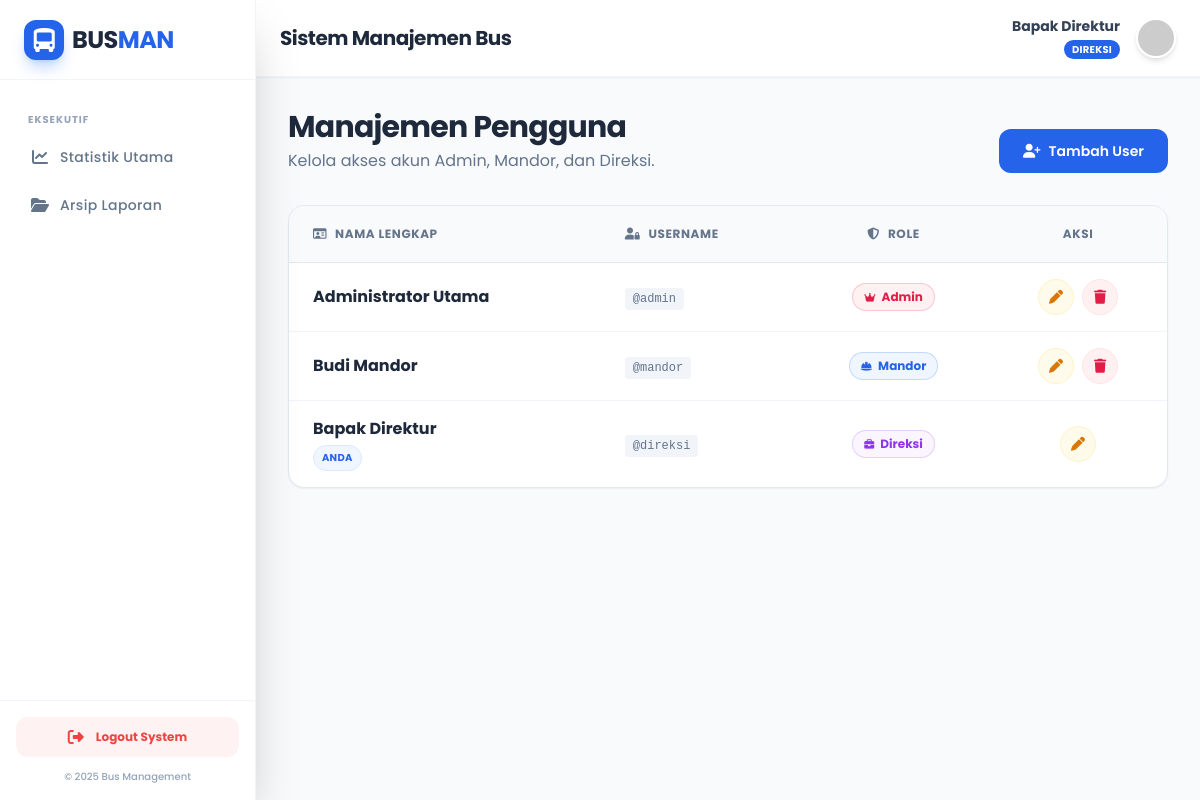
/admin/users.php (signed in), run on the app's committed database.
### tables this page shows
CREATE TABLE `users` (
  `id` int(11) NOT NULL,
  `nama_lengkap` varchar(100) NOT NULL,
  `username` varchar(50) NOT NULL,
  `password` varchar(255) NOT NULL,
  `role` enum('admin','mandor','direksi') NOT NULL,
  `created_at` timestamp NOT NULL DEFAULT current_timestamp()
);

### admin/users.php (the view, shortened to what this page needs)
<?php
include '../layouts/header.php';
include '../layouts/sidebar.php';
include '../layouts/topbar.php';
?>
<div class="flex flex-col md:flex-row justify-between items-end mb-8 gap-4">
    <div>
        <h3 class="text-3xl font-bold text-slate-800 tracking-tight">Manajemen Pengguna</h3>
        <p class="text-slate-500 mt-1">Kelola akses akun Admin, Mandor, dan Direksi.</p>
    </div>
    <button onclick="toggleModal('modalTambah')" class="group relative inline-flex items-center justify-center px-6 py-3 text-sm font-semibold text-white transition-all duration-200 bg-blue-600 rounded-xl hover:bg-blue-700 hover:shadow-lg hover:-translate-y-0.5 focus:outline-none focus:ring-2 focus:ring-offset-2 focus:ring-blue-600">
        <i class="fa-solid fa-user-plus mr-2 transition-transform group-hover:scale-110"></i>
        Tambah User
    </button>
</div>
<div class="bg-white border border-slate-200 rounded-2xl shadow-sm overflow-hidden">
    <div class="overflow-x-auto">
        <table class="w-full text-left border-collapse">
            <thead>
                <tr class="bg-slate-50 border-b border-slate-200 text-xs uppercase tracking-wider text-slate-500 font-semibold">
                    <th class="py-5 px-6"><i class="fa-regular fa-id-card mr-2"></i>Nama Lengkap</th>
                    <th class="py-5 px-6"><i class="fa-solid fa-user-lock mr-2"></i>Username</th>
                    <th class="py-5 px-6 text-center"><i class="fa-solid fa-shield-halved mr-2"></i>Role</th>
                    <th class="py-5 px-6 text-center">Aksi</th>
                </tr>
            </thead>
            <tbody class="divide-y divide-slate-100 text-sm text-slate-600">
                <?php
                $query = "SELECT * FROM users ORDER BY role ASC, nama_lengkap ASC";
                $result = mysqli_query($conn, $query);
                while ($row = mysqli_fetch_assoc($result)) :
                ?>
                <tr class="hover:bg-slate-50 transition-colors duration-200">
                    <td class="py-4 px-6 align-middle">
                        <div class="font-bold text-slate-800 text-base"><?= $row['nama_lengkap'] ?></div>
                        <?php if($row['id'] == $_SESSION['user_id']): ?>
                            <span class="inline-block mt-1 text-[10px] bg-blue-50 text-blue-600 px-2 py-0.5 rounded-full font-bold tracking-wide border border-blue-100">
                                ANDA
                            </span>
                        <?php endif; ?>
                    </td>
                    <td class="py-4 px-6 align-middle">
                        <span class="font-mono text-slate-500 bg-slate-100 px-2 py-1 rounded text-xs">
                            @<?= $row['username'] ?>
                        </span>
                    </td>
                    <td class="py-4 px-6 align-middle text-center">
                        <?php
                        $badge_class = 'bg-slate-100 text-slate-600 ring-slate-600/20';
                        $icon = 'fa-user';
                        if($row['role'] == 'admin') {
                            $badge_class = 'bg-rose-50 text-rose-600 ring-rose-600/20';
                            $icon = 'fa-crown';
                        }
                        if($row['role'] == 'mandor') {
                            $badge_class = 'bg-blue-50 text-blue-600 ring-blue-600/20';
                            $icon = 'fa-hard-hat';
                        }
                        if($row['role'] == 'direksi') {
                            $badge_class = 'bg-purple-50 text-purple-600 ring-purple-600/20';
                            $icon = 'fa-briefcase';
                        }
                        ?>
                        <span class="inline-flex items-center gap-1.5 px-3 py-1.5 rounded-full text-xs font-bold ring-1 ring-inset <?= $badge_class ?>">
                            <i class="fa-solid <?= $icon ?> text-[10px]"></i> <?= ucfirst($row['role']) ?>
                        </span>
                    </td>
                    <td class="py-4 px-6 align-middle text-center">
                        <div class="flex justify-center items-center gap-2">
                            <button onclick="editUser(
                                '<?= $row['id'] ?>',
                                '<?= htmlspecialchars($row['nama_lengkap']) ?>',
                                '<?= htmlspecialchars($row['username']) ?>',
                                '<?= $row['role'] ?>'
                            )" class="h-9 w-9 rounded-full bg-amber-50 text-amber-600 flex items-center justify-center hover:bg-amber-100 transition border border-amber-100" title="Edit User">
                                <i class="fa-solid fa-pen text-sm"></i>
                            </button>
                            <?php if($row['id'] != $_SESSION['user_id']): ?>
                                <button onclick="hapusUser(<?= $row['id'] ?>)" class="h-9 w-9 rounded-full bg-rose-50 text-rose-600 flex items-center justify-center hover:bg-rose-100 transition border border-rose-100" title="Hapus User">
                                    <i class="fa-solid fa-trash text-sm"></i>
                                </button>
                            <?php endif; ?>
                        </div>
                    </td>
                </tr>
                <?php endwhile; ?>
            </tbody>
        </table>
    </div>
</div>
<?php include '../layouts/footer.php'; ?>

### layouts/header.php (style rules this page uses)
body { font-family: 'Poppins', sans-serif; }

### data on the page
users: nama_lengkap "Administrator Utama", username "admin", role "Admin"
users: nama_lengkap "Budi Mandor", username "mandor", role "Mandor"
users: nama_lengkap "Bapak Direktur", shows "ANDA", username "direksi", role "Direksi"

### other printed values
$_SESSION['nama_lengkap'] "Bapak Direktur"
$_SESSION['role'] "DIREKSI"
